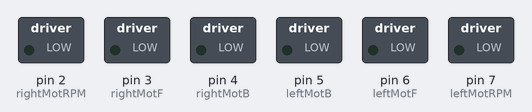
Simulated run of this sketch. Board: Arduino Uno, built with avr-gcc and run on an emulated ATmega328P. On the bench: switched loads named in the sketch (green lamp = pin HIGH). What the sketch prints to the serial monitor is not drawn.

Above: at 0.1 s.
At 9.8 s:
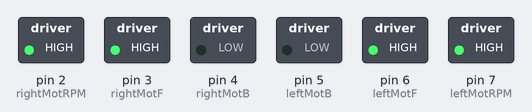
Timing chart, 0 to 11.3 s (numbered marks = the images above):
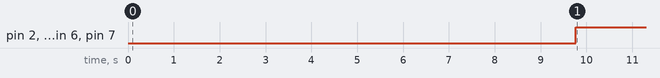

The sketch:

pid_final.ino
```cpp
#include <QTRSensors.h>

#define Kp 10       //15
#define Ki 1500      //1500
#define Kd 10/2      //10/2

#define rightMotRPM 2
#define rightMotF 3
#define rightMotB 4

#define leftMotF 6
#define leftMotB 5
#define leftMotRPM 7

#define qtrLed 8
#define NUM_SENSORS 8
#define TIMEOUT 2500

int leftMaxSpeed = 220;
int rightMaxSpeed = 220;
int rightBaseSpeed= 200;
int leftBaseSpeed =200;

int setPoint = 0;

int readsensorAnalog = 0;        //to get sensor read initialize 1
int readsensorDigital = 0;

int mainLoop = 0;
int DEBUG=0;                        //to get sensor read initialize 1

QTRSensorsRC qtrrc((unsigned char[]) {36, 34, 32, 30, 28, 26, 24, 22} ,NUM_SENSORS, TIMEOUT,qtrLed);

unsigned int sensorValues[NUM_SENSORS];
unsigned int sensors[NUM_SENSORS];

void readSensor();
void PID_control();
void pid_control_loop();
void readSensor();
void manual_calibration();
void set_point();


void setup()
{
  Serial.begin(9600);
  pinMode(leftMotF,OUTPUT);
  pinMode(leftMotB,OUTPUT);
  pinMode(leftMotRPM,OUTPUT);
  pinMode(rightMotF,OUTPUT);
  pinMode(rightMotB,OUTPUT);
  pinMode(rightMotRPM,OUTPUT);
  digitalWrite(qtrLed, HIGH);

  manual_calibration();
  set_point();
}

int blackValue = 600; //different black values for tracks
boolean lff,lf,ln,lc,rc,rn,rf,rff; // 8 array qtr
int lastError = 0;


void loop(){
  readSensor();
  PID_control();
 }


void set_point(){
for(int i=0;i<100;i++){
setPoint=qtrrc.readLine(sensors);
delay(50);
  }
}

 void PID_control(){
  Serial.println("PID_control");

   int position = qtrrc.readLine(sensors); // get calibrated readings along with the line position, refer to the QTR Sensors Arduino Library for more details on line position.
  Serial.print(position);
  Serial.print("  ");
  int error = position - setPoint;
  Serial.print(error);
  Serial.print(" ");

  int integral=0;
  integral=integral+error;

  int motorSpeed = error/Kp +(error - lastError)/Kd+(integral)/Ki;
  lastError = error;

  int rightMotorSpeed = rightBaseSpeed + motorSpeed;
  int leftMotorSpeed = leftBaseSpeed - motorSpeed;

    if (rightMotorSpeed > rightMaxSpeed ) rightMotorSpeed = rightMaxSpeed; // prevent the motor from going beyond max speed
  if (leftMotorSpeed > leftMaxSpeed ) leftMotorSpeed = leftMaxSpeed; // prevent the motor from going beyond max speed
  if (rightMotorSpeed < 0) rightMotorSpeed = 0; // keep the motor speed positive
  if (leftMotorSpeed < 0) leftMotorSpeed = 0; // keep the motor speed positive

   {
// move forward with appropriate speeds
  digitalWrite(rightMotF, HIGH);
  digitalWrite(rightMotB, LOW);
  Serial.print(rightMotorSpeed);

  Serial.print(" ");
  Serial.print(leftMotorSpeed);
  Serial.println();
  analogWrite(rightMotRPM, rightMotorSpeed);
  digitalWrite(leftMotF, HIGH);
  digitalWrite(leftMotB, LOW);
  analogWrite(leftMotRPM, leftMotorSpeed);
}

 }

void readSensor()
{
  qtrrc.read(sensorValues);
  lff=sensorValues[7]>=blackValue;
  lf=sensorValues[6]>=blackValue;
  ln=sensorValues[5]>=blackValue;
  lc=sensorValues[4]>=blackValue;
  rc=sensorValues[3]>=blackValue;
  rn=sensorValues[2]>=blackValue;
  rf=sensorValues[1]>=blackValue;
  rff=sensorValues[0]>=blackValue;

  /*
  if(readsensorDigital==1){
    Serial.print('\t');
    Serial.print("lff-");
    Serial.print(lff);
    Serial.print('\t'); // tab to format the raw data into columns in the Serial monitor
    Serial.print("lf-");
    Serial.print(lf);
    Serial.print('\t');
    Serial.print("ln-");
    Serial.print(ln);
    Serial.print('\t');
    Serial.print("lc-");
    Serial.print(lc);
    Serial.print('\t');
    Serial.print("rc-");
    Serial.print(rc);
    Serial.print('\t');
    Serial.print("rn-");
    Serial.print(rn);
    Serial.print('\t');
    Serial.print("rf-");
    Serial.print(rf);
    Serial.print('\t');
    Serial.print("rff-");
    Serial.print(rff);
    Serial.print('\t');


    delay(500);
    Serial.print('\n');

  }

  if(readsensorAnalog==1){
//      Serial.print("lfff-");
//    Serial.print(analogRead(A4));
//    Serial.print('\t');


//    Serial.print("lff-");
    Serial.print(sensorValues[7]);
    Serial.print('\t'); // tab to format the raw data into columns in the Serial monitor
//    Serial.print("lf-");
    Serial.print(sensorValues[6]);
    Serial.print('\t');
//    Serial.print("ln-");
    Serial.print(sensorValues[5]);
    Serial.print('\t');
//    Serial.print("lc-");
    Serial.print(sensorValues[4]);
    Serial.print('\t');
//    Serial.print("rc-");
    Serial.print(sensorValues[3]);
    Serial.print('\t');
//    Serial.print("rn-");
    Serial.print(sensorValues[2]);
    Serial.print('\t');
//    Serial.print("rf-");
    Serial.print(sensorValues[1]);
    Serial.print('\t');
//    Serial.print("rff-");
    Serial.print(sensorValues[0]);
//    Serial.print('\t');
//    Serial.print("rfff-");
//    Serial.print(analogRead(A5));

    delay(200);
    Serial.print('\n');

  }
  */
  }

void manual_calibration() {

int i;
for (i = 0; i < 100; i++)
{
qtrrc.calibrate(QTR_EMITTERS_ON);
delay(20);
}

if (DEBUG) {
Serial.begin(9600);
for (int i = 0; i < NUM_SENSORS; i++)
{
Serial.print(qtrrc.calibratedMinimumOn[i]);
Serial.print(' ');
}
Serial.println();

for (int i = 0; i < NUM_SENSORS; i++)
{
Serial.print(qtrrc.calibratedMaximumOn[i]);
Serial.print(' ');
}
Serial.println();
Serial.println();
}
}
```

Measured:
- by itself, pin 2 (rightMotRPM), pin 3 (rightMotF), pin 6 (leftMotF), pin 7 (leftMotRPM): LOW → HIGH at 9.8 s
